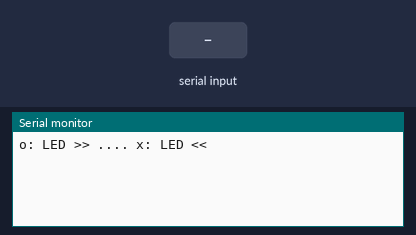
Simulated run of this sketch. Board: Arduino Uno, built with avr-gcc and run on an emulated ATmega328P. Shown: the last lines printed to the serial monitor. The inputs (shaded band) are chosen by the test bench.

Above: at 1.2 s.
1.3 s: "o" received over Serial
At 2.3 s:
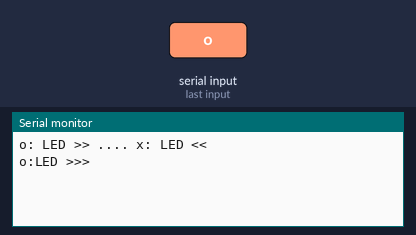
2.8 s: "x" received over Serial
At 3.5 s:
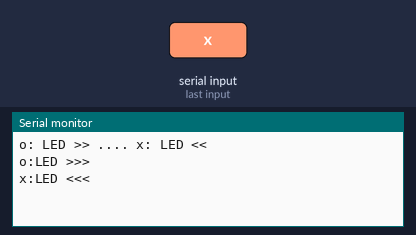

The sketch:

serialEvent2_test.ino
```cpp
int pin_num[8]={13,12,11,10,9,8,7,6};
void setup() {
  // put your setup code here, to run once:
  Serial.begin(9600);
  Serial.print("o: LED >> .... x: LED <<\n");
  pinMode(pin_num[8],OUTPUT);
}

void loop() {
  // put your main code here, to run repeatedly:
//  char data;                      // ** loop함수 이용하여 반복
//  if(Serial.available()>0)
//  {
//    data=Serial.read();
////    Serial.print(data);
//    if(data=='o'){
//      digitalWrite(pin_num[0],HIGH);
//      delay(1000);
//      Serial.print("o...LED ON\n");
//      }
//    else if(data=='x'){
//      digitalWrite(pin_num[0],LOW);
//      delay(1000);
//      Serial.print("x...LED OFF\n");
//      }
//  }
}

void serialEvent()
{
  char data; // 문자열을 저장하는 구조체(?)
  data=Serial.read();          // ** serialEvent() 함수 이용하여 한번만 실행
  //Serial.print(data);
  char data2;
  char data3;
 while(data=='o')
  {
    Serial.print("o:LED >>>\n");
     for(int i=0;i<8;i++)
     {
      digitalWrite(pin_num[i],HIGH);
      delay(200);
      digitalWrite(pin_num[i],LOW);
      delay(200);

      data2=Serial.read();
      if(data2=='x')
     {
      while(data2=='x'){
      Serial.print("x:LED <<<\n");
      for(int i=7;i>=0;i--)
     {
      digitalWrite(pin_num[i],HIGH);
      delay(200);
      digitalWrite(pin_num[i],LOW);
      delay(200);
      data3=Serial.read();
      if(data3=='o')
      data2=data3;

     }

     }
     }
    }
  }
}
```

Measured:
- after the input at 1.3 s, the serial monitor: prints a new line at once (image 1)
- after the input at 2.8 s, the serial monitor: prints a new line after 0.10 s (image 2)
